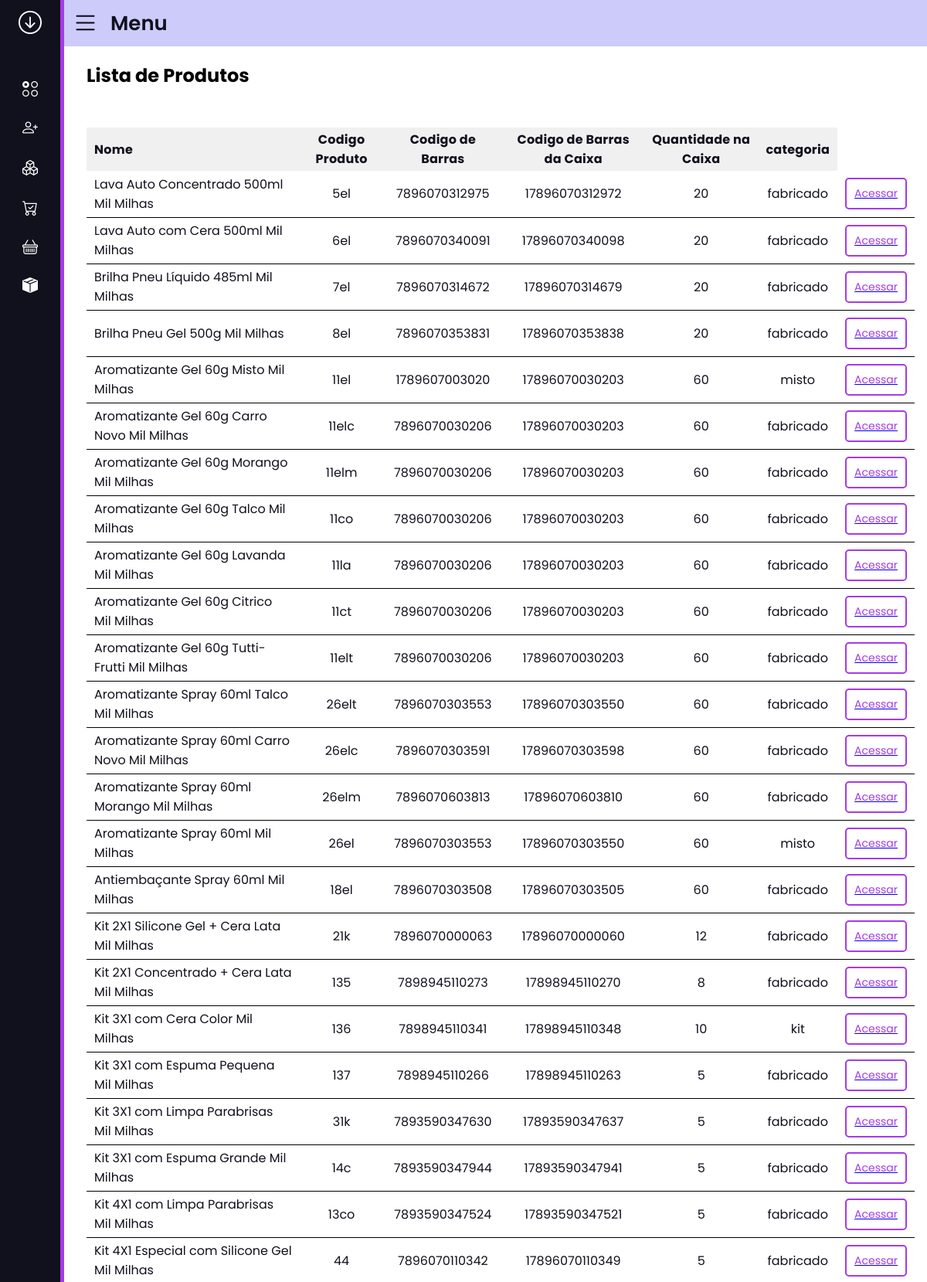
Screenshot of /cadastro/ (signed in, upper part) with the database file from the repository.
### cadastros/models.py (models this page shows, shortened)
class Products(models.Model):
    CATEGORY_CHOICES = [
        ('fabricado', 'Fabricado'),
        ('misto', 'Misto'),
        ('kit', 'Kit'),
        ('kit_variavel', 'Kit Variável'),
        ('materia_prima', 'Matéria Prima'),
    ]
    name = models.CharField(max_length=70)
    product_code = models.CharField(max_length=10, null=True, blank=True)
    product_bar_code = models.CharField(max_length=13, null=True, blank=True)
    box_bar_code = models.CharField(max_length=14, null=True, blank=True)
    category = models.CharField(max_length=15, choices=CATEGORY_CHOICES)
    unit = models.CharField(max_length=10)
    box_quantity = models.IntegerField(null=True, blank=True)
    gross_weight = models.DecimalField(max_digits=5, decimal_places=2, null=True, blank=True)
    net_weight = models.DecimalField(max_digits=5, decimal_places=2, null=True, blank=True)
    ncm = models.CharField(max_length=14, null=True, blank=True)
    cest = models.CharField(max_length=14, null=True, blank=True)
    estoq_minimo = models.IntegerField(null=True, blank=True)
    pedidos = GenericRelation('vendas.PedidoItem')

### cadastros/views.py (the view)
# urls.py: path('', views.exbicao_cadastros_produtos_lista, {'modulo': 'Produtos'}, name='home_cadastros'),
@login_required
@permission_required('cadastros.view_clientes', raise_exception=True)
def exbicao_cadastros_produtos_lista(request, modulo):
    if modulo == 'Produtos':
        produtos = Products.objects.all()
        return render(request, 'cadastros/exibicao_cadastros.html', {'valores': produtos, 'modulo': modulo,
                                                                     'dicionario': dicionario_produtos})
    elif modulo == 'Clientes':
        clientes = Clientes.objects.all()
        return render(request, 'cadastros/exibicao_cadastros.html', {'valores': clientes, 'modulo': modulo,
                                                                     'dicionario': dicionario_clientes})
    elif modulo == 'Vendedores':
        vendedores = Vendedores.objects.all()
        return render(request, 'cadastros/exibicao_cadastros.html', {'valores': vendedores, 'modulo': modulo,
                                                                     'dicionario': dicionario_vendedeores})

### cadastros/templatetags/custom_filters.py (called while the page is built)
@register.filter
def get_item(obj, key):
    if hasattr(obj, key):
        return getattr(obj, key)
    else:
        return ''

### cadastros/templates/cadastros/exibicao_cadastros.html (shortened to what this page needs)
{% extends 'side_menu.html' %}
{% load static %}
{% load custom_filters %}
{% block head %}
    <link rel="stylesheet" href="{% static 'cadastros/css/lista_produtos.css' %}">
{% endblock %}
{% block content %}
<div class="titulo-botoes">
    <h2>Lista de {{modulo}}</h2>
</div>
<div class="container-tabela">
    <div class="container">
        <table>
            <thead>
                <tr class="description-tr">
                    <th class="description-name">Nome</th>
                    {% for chave in dicionario %}
                        <th>{{chave}}</th>
                    {% endfor %}
                </tr>
            </thead>
                <tbody>
                    {% for valores in valores %}
                        <tr class="itens-tr">
                            <td class="product_name">{{ valores.name }}</td>
                            {% for chave, valor in dicionario.items %}
                                <td>{{ valores|get_item:valor }}</td>
                            {% endfor %}
                                {% if modulo == 'Produtos' %}
                                    <td class="td-button">
                                        <a href="/cadastro/exibir_cadastro_produto/?id={{valores.id}}"><button class="acessar-button">Acessar</button></a>
                                    </td>
                                </tr>
                                {% elif modulo == 'Clientes' %}
                                    <td class="td-button">
                                        <a href="/cadastro/exibir_cadastro_cliente/?id={{valores.id}}"><button class="acessar-button">Acessar</button></a>
                                    </td>
                                </tr>
                                {% endif %}
                    {% endfor %}
                </tbody>
        </table>
    </div>
</div>
{% endblock content %}

### cadastros/static/cadastros/css/lista_produtos.css (style rules this page uses)
.titulo-botoes { display: flex; justify-content: space-between; align-items: center; margin-bottom: 20px; padding-bottom: 30px; }
.container-tabela { display: flex; justify-content: center; align-items: center; }
.container { width: 100%; color: #11101d; display: flex; justify-content: center; border-radius: 5px; }
.container table { width: 100%; border-collapse: collapse; }
.container table tr th { height: 56px; font-size: 16px; font-weight: 700; letter-spacing: .25px; text-align: center; padding: 0 10px; background-color: rgba(143, 143, 143, 0.13); }
.container table tr .description-name { text-align: left; }
.container table tr.itens-tr td { border-bottom: 1px solid black; padding: 0 10px; text-align: center; }
.container table tr.itens-tr .product_name { text-align: left; }
.container table tr.itens-tr { height: 60px; }
.container table tr td .acessar-button { font-size: 14px; max-width: 90px; margin-left: auto; display: flex; align-items: center; justify-content: center; cursor: pointer; color: #a53be7; border: 2px solid #a53be7; border-radius: 5px; background-color: transparent; padding: 8px 10px; min-height: 20px; }

### base_templates/side_menu.html (style rules this page uses)
* { margin: 0; padding: 0; box-sizing: border-box; font-family: 'Poppins', sans-serif; }

### rows the page displays
Products: name "Lava Auto Concentrado 500ml Mil Milhas", dicionario "5el" "7896070312975" "17896070312972" "20" "fabricado"
Products: name "Lava Auto com Cera 500ml Mil Milhas", dicionario "6el" "7896070340091" "17896070340098" "20" "fabricado"
Products: name "Brilha Pneu Líquido 485ml Mil Milhas", dicionario "7el" "7896070314672" "17896070314679" "20" "fabricado"
Products: name "Brilha Pneu Gel 500g Mil Milhas", dicionario "8el" "7896070353831" "17896070353838" "20" "fabricado"
Products: name "Aromatizante Gel 60g Misto Mil Milhas", dicionario "11el" "1789607003020" "17896070030203" "60" "misto"
Products: name "Aromatizante Gel 60g Carro Novo Mil Milhas", dicionario "11elc" "7896070030206" "17896070030203" "60" "fabricado"
Products: name "Aromatizante Gel 60g Morango Mil Milhas", dicionario "11elm" "7896070030206" "17896070030203" "60" "fabricado"
Products: name "Aromatizante Gel 60g Talco Mil Milhas", dicionario "11co" "7896070030206" "17896070030203" "60" "fabricado"
Products: name "Aromatizante Gel 60g Lavanda Mil Milhas", dicionario "11la" "7896070030206" "17896070030203" "60" "fabricado"
Products: name "Aromatizante Gel 60g Citrico Mil Milhas", dicionario "11ct" "7896070030206" "17896070030203" "60" "fabricado"
Products: name "Aromatizante Gel 60g Tutti-Frutti Mil Milhas", dicionario "11elt" "7896070030206" "17896070030203" "60" "fabricado"
Products: name "Aromatizante Spray 60ml Talco Mil Milhas", dicionario "26elt" "7896070303553" "17896070303550" "60" "fabricado"
Products: name "Aromatizante Spray 60ml Carro Novo Mil Milhas", dicionario "26elc" "7896070303591" "17896070303598" "60" "fabricado"
Products: name "Aromatizante Spray 60ml Morango Mil Milhas", dicionario "26elm" "7896070603813" "17896070603810" "60" "fabricado"
Products: name "Aromatizante Spray 60ml Mil Milhas", dicionario "26el" "7896070303553" "17896070303550" "60" "misto"
Products: name "Antiembaçante Spray 60ml Mil Milhas", dicionario "18el" "7896070303508" "17896070303505" "60" "fabricado"
Products: name "Kit 2X1 Silicone Gel + Cera Lata Mil Milhas", dicionario "21k" "7896070000063" "17896070000060" "12" "fabricado"
Products: name "Kit 2X1 Concentrado + Cera Lata Mil Milhas", dicionario "135" "7898945110273" "17898945110270" "8" "fabricado"
Products: name "Kit 3X1 com Cera Color Mil Milhas", dicionario "136" "7898945110341" "17898945110348" "10" "kit"
Products: name "Kit 3X1 com Espuma Pequena Mil Milhas", dicionario "137" "7898945110266" "17898945110263" "5" "fabricado"
Products: name "Kit 3X1 com Limpa Parabrisas Mil Milhas", dicionario "31k" "7893590347630" "17893590347637" "5" "fabricado"
Products: name "Kit 3X1 com Espuma Grande Mil Milhas", dicionario "14c" "7893590347944" "17893590347941" "5" "fabricado"
Products: name "Kit 4X1 com Limpa Parabrisas Mil Milhas", dicionario "13co" "7893590347524" "17893590347521" "5" "fabricado"
Products: name "Kit 4X1 Especial com Silicone Gel Mil Milhas", dicionario "44" "7896070110342" "17896070110349" "5" "fabricado"

### other values shown
{{ modulo }} "Produtos"
{{ chave }} "Codigo Produto" "Codigo de Barras" "Codigo de Barras da Caixa" "Quantidade na Caixa" "categoria"
